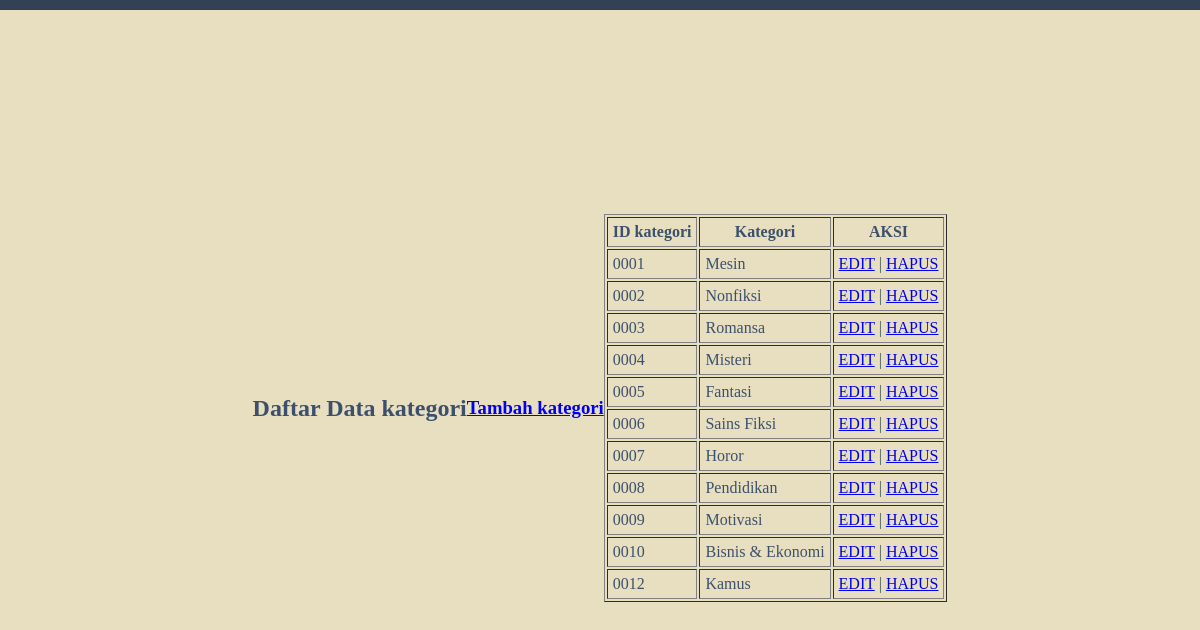
Screenshot of /kategori/view_kategori.php with the database file from the repository.
### tables this page shows
CREATE TABLE `tbl_kategori` (
  `id_kategori` varchar(10) NOT NULL,
  `kategori` varchar(200) NOT NULL
);

### kategori/view_kategori.php (the view, shortened to what this page needs)
<?php
include '../inc/conect.php';
$data = mysqli_query($koneksi, "SELECT * FROM tbl_kategori");
?>
<!DOCTYPE html>
<html lang="en">
<head>
    <link rel="stylesheet" href="../css/Tambah.css">
</head>
<body>
       <h2>Daftar Data kategori</h2>
    <h3><a href="tambah_kategori.php">Tambah kategori</a></h3>
    <table border="1" cellpadding="5">
        <tr>
            <th>ID kategori</th>
            <th>Kategori</th>
            <th>AKSI</th>
        </tr>
        <?php while($row = mysqli_fetch_array($data)) { ?>
        <tr>
            <td><?= $row['id_kategori']; ?></td>
            <td><?= $row['kategori']; ?></td>
            <td>
                <a href="edit_kategori.php?id_kategori=<?= $row['id_kategori']; ?>">EDIT</a> |
                <a href="hapus_kategori.php?id_kategori=<?= $row['id_kategori']; ?>" onclick="return confirm('Yakin ingin menghapus data ini?')">HAPUS</a>
            </td>
        </tr>
        <?php } ?>
    </table>
</body>
</html>

### css/tambah.css (style rules this page uses)
* { box-sizing: border-box; }
body { background: #e8dfc1; margin: 0; padding: 3rem 2rem 2rem 2rem; display: flex; justify-content: center; align-items: center; min-height: 100vh; color: #3c506b; position: relative; }
body::before { content: ''; position: absolute; top: 0; left: 0; width: 100%; height: 10px; background-color: #334155; }

### rows the page displays
tbl_kategori: id_kategori "0001", kategori "Mesin"
tbl_kategori: id_kategori "0002", kategori "Nonfiksi"
tbl_kategori: id_kategori "0003", kategori "Romansa"
tbl_kategori: id_kategori "0004", kategori "Misteri"
tbl_kategori: id_kategori "0005", kategori "Fantasi"
tbl_kategori: id_kategori "0006", kategori "Sains Fiksi"
tbl_kategori: id_kategori "0007", kategori "Horor"
tbl_kategori: id_kategori "0008", kategori "Pendidikan"
tbl_kategori: id_kategori "0009", kategori "Motivasi"
tbl_kategori: id_kategori "0010", kategori "Bisnis & Ekonomi"
tbl_kategori: id_kategori "0012", kategori "Kamus"
